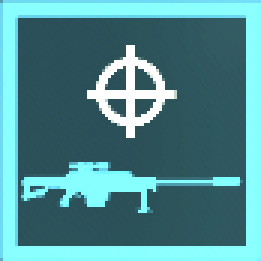
#> input picture automatic_stratagems/scanner/references/AntiMaterialRifle.png, 87 x 87 px (shown 3 times larger); its folder holds only this picture in this run
$ python -i colorless_icons.py   (imports and definitions only)
#> lines starting #> are read from the running program, lines starting #| are printed output that depends on the picture; after the words box and inside, x2 and y2 are one past the last pixel; in counts of white or black regions, pixels touching at a corner belong together
#> further down, picture is the input picture: PIL image 87x87 RGB; mean R, G, B 79.5, 139.4, 145.8
"""Match glyph shape across horizontal cooldown overlays, independently of hue."""
from functools import lru_cache
from pathlib import Path

import cv2
import numpy as np
from PIL import Image

from .recognize.constants import COLORLESS_RIM_FRACTION, COLORLESS_RIM_MIN, TEMPLATE_INTERIOR
from .recognize.match_result import COLORLESS_TOP3

ROOT = Path(__file__).resolve().parents[2]


def glyph_mask(image, template=False):
    """Extract a binary glyph mask from a tile, independent of hue.

    Trims the frame rim unless template is set, in which case TEMPLATE_INTERIOR is used
    instead. The threshold is per-row, relative to that row's dark and bright
    percentiles, and connected components smaller than 4 pixels are dropped as noise.
    """
#> called with template = False
    value = np.asarray(image.convert('RGB')).max(2).astype(float)
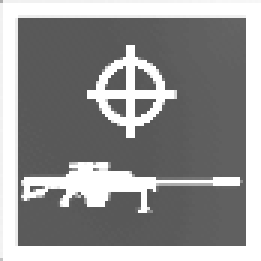
#> value: shape (87, 87) float64 (shown 3 times larger); min 88, max 255, mean 145.8
    if template:
        value = value[TEMPLATE_INTERIOR, TEMPLATE_INTERIOR]
    else:
        rim = max(COLORLESS_RIM_MIN, round(min(value.shape) * COLORLESS_RIM_FRACTION))
#> rim = 6
        value = value[rim:-rim, rim:-rim]
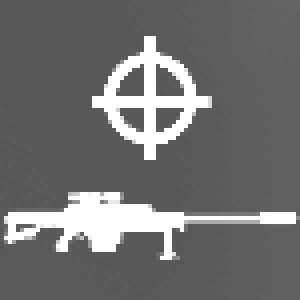
#> value: shape (75, 75) float64 (shown 4 times larger); min 88, max 255, mean 113.3
    value = cv2.GaussianBlur(value, (3, 3), .7)
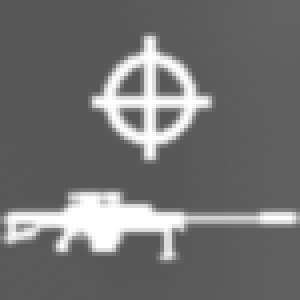
#> value: shape (75, 75) float64 (shown 4 times larger); min 88, max 255, mean 113.3
    background = np.percentile(value, 20, axis=1)[:, None]
#> background = 75 values, max 209.4 at index 54, min 88.29 at index 41, mean 92.83
    foreground = np.percentile(value, 98, axis=1)[:, None]
#> foreground = 75 values, max 255 at index 14, min 96 at index 41, mean 191.7
    mask = ((value - background) > np.maximum(22, (foreground - background) * .5)).astype('uint8')
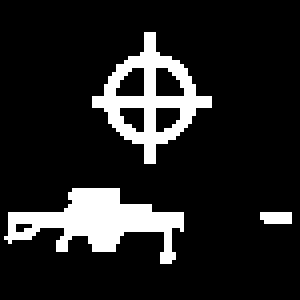
#> mask: shape (75, 75) (shown 4 times larger); values 0 (black) and 1 (white), 13.4% white; 3 white regions, box (x1, y1, x2, y2) and area: (1, 47, 46, 66) 390, (23, 8, 53, 41) 343, (65, 53, 73, 56) 23
    count, labels, stats, _ = cv2.connectedComponentsWithStats(mask)
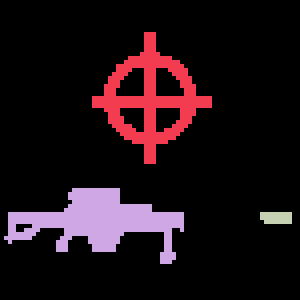
#> labels: shape (75, 75) int32 (shown 4 times larger); 4 distinct labels, from 0 to 3; one colour per label, 0 black
#> count = 4; stats = [[0, 0, 75, 75, 4869], [23, 8, 30, 33, 343], [1, 47, 45, 19, 390], [65, 53, 8, 3, 23]]
    for index in range(1, count):
        if stats[index, cv2.CC_STAT_AREA] < 4:
            mask[labels == index] = 0
    return mask * 255


@lru_cache(maxsize=4)
def references(keys):
    """Build cached colorless silhouettes for one exact ordered tuple of catalog keys.

    keys must be a hashable tuple; a different order or set of keys is cached
    separately, up to 4 recent tuples.
    """
    from .stratagem_detection import silhouette
    result = []
    for key in keys:
        with Image.open(ROOT / 'assets/icons' / (key + '.png')) as image:
            result.append((key, silhouette(glyph_mask(image, template=True), 120)))
    return result


def match_colorless(image, entries):
    """Match a tile's glyph shape against the catalog, ignoring color entirely.

    Accepts the top-ranked entry when its score and margin over the runner-up clear
    score >= .50 with margin >= .15, or score >= .85 with margin >= .08. Returns a
    dict with id (None when undecided) and the top-3 ranking under COLORLESS_TOP3.
    """
    from .stratagem_detection import silhouette
    mask = glyph_mask(image)
    observed = silhouette(mask, 120)
    ranking = sorted(((float(np.minimum(observed, reference).sum() /
                              max(1, np.maximum(observed, reference).sum())), key)
                      for key, reference in references(tuple(entries))), reverse=True)
    accepted = False
    if len(ranking) >= 2:
        score, margin = ranking[0][0], ranking[0][0] - ranking[1][0]
        accepted = (score >= .50 and margin >= .15) or (score >= .85 and margin >= .08)
    return {'id': ranking[0][1] if accepted else None, COLORLESS_TOP3: ranking[:3]}

>>> from PIL import Image
>>> picture = Image.open('references/AntiMaterialRifle.png')
>>> result = glyph_mask(picture)
